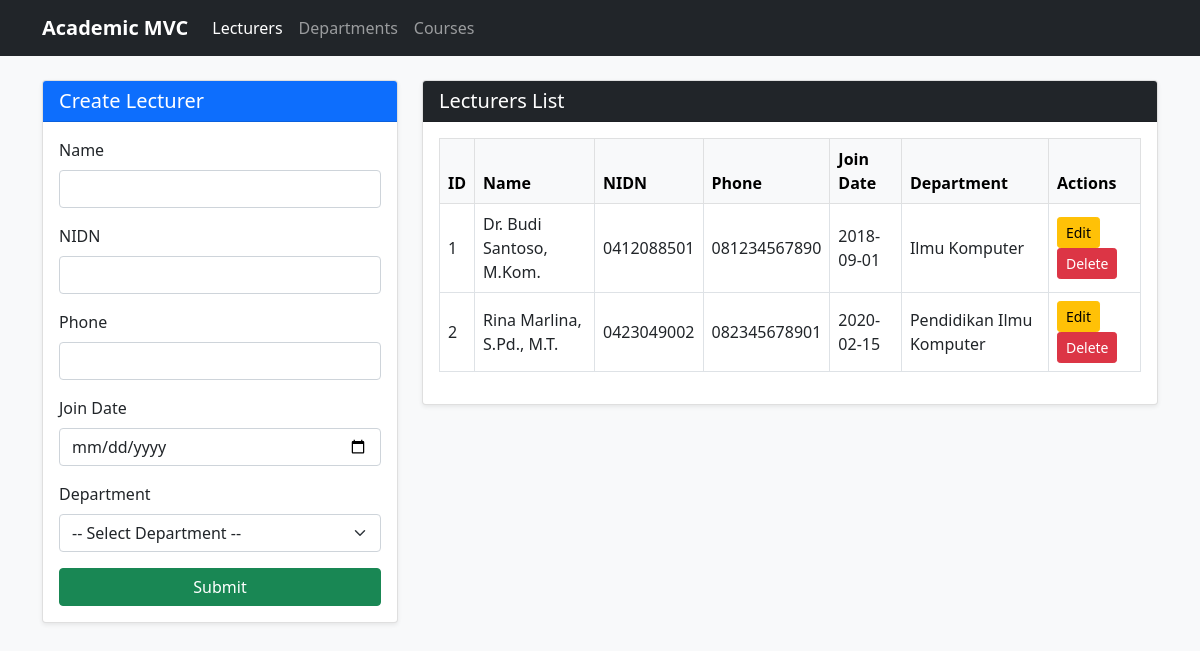
The app's page /Project/index.php with its own data.
### tables this page shows
CREATE TABLE lecturers (
    id INT AUTO_INCREMENT PRIMARY KEY,
    name VARCHAR(100) NOT NULL,
    nidn VARCHAR(30) NOT NULL,
    phone VARCHAR(20) NOT NULL,
    join_date DATE NOT NULL,
    department_id INT NOT NULL,
    CONSTRAINT fk_lecturer_department
        FOREIGN KEY (department_id) REFERENCES departments(id)
        ON DELETE CASCADE ON UPDATE CASCADE
);

CREATE TABLE departments (
    id INT AUTO_INCREMENT PRIMARY KEY,
    department_name VARCHAR(100) NOT NULL,
    faculty VARCHAR(100) NOT NULL
);

### Project/controller/LecturerController.php (called while the page is built, shortened)
<?php
require_once 'model/Lecturer.php';
class LecturerController {
    private $lecturerModel;
    public function __construct($db) {
        $this->lecturerModel = new Lecturer($db);
    }
    public function handleRequest() {
        $editData = null;
        $lecturers = $this->lecturerModel->getAll();
        $page = 'lecturers';
        include 'view/lecturers.php';
    }
}
?>

### Project/model/Lecturer.php (called while the page is built, shortened)
<?php
class Lecturer {
    private $conn;
    private $table = "lecturers";
    public function __construct($db) {
        $this->conn = $db;
    }
    public function getAll() {
        $query = "SELECT lecturers.*, departments.department_name
                  FROM " . $this->table . "
                  JOIN departments ON lecturers.department_id = departments.id
                  ORDER BY lecturers.id ASC";
        $stmt = $this->conn->prepare($query);
        $stmt->execute();
        return $stmt->fetchAll(PDO::FETCH_ASSOC);
    }
}
?>

### Project/view/lecturers.php (the view, shortened to what this page needs)
<?php include 'view/header.php'; ?>
<div class="row">
    <div class="col-md-4 mb-4">
        <div class="card shadow-sm">
            <div class="card-header <?= $editData ? 'bg-warning text-dark' : 'bg-primary text-white' ?>">
                <h5 class="mb-0"><?= $editData ? 'Edit Lecturer' : 'Create Lecturer' ?></h5>
            </div>
            <div class="card-body">
                <form method="POST" action="index.php?page=lecturers">
                    <div class="mb-3">
                        <label class="form-label">Name</label>
                        <input type="text" name="name" class="form-control" value="<?= htmlspecialchars($editData['name'] ?? '') ?>" required>
                    </div>
                    <div class="mb-3">
                        <label class="form-label">NIDN</label>
                        <input type="text" name="nidn" class="form-control" value="<?= htmlspecialchars($editData['nidn'] ?? '') ?>" required>
                    </div>
                    <div class="mb-3">
                        <label class="form-label">Phone</label>
                        <input type="text" name="phone" class="form-control" value="<?= htmlspecialchars($editData['phone'] ?? '') ?>" required>
                    </div>
                    <div class="mb-3">
                        <label class="form-label">Join Date</label>
                        <input type="date" name="join_date" class="form-control" value="<?= $editData['join_date'] ?? '' ?>" required>
                    </div>
                    <div class="mb-3">
                        <label class="form-label">Department</label>
                        <select name="department_id" class="form-select" required>
                            <option value="">-- Select Department --</option>
                        </select>
                    </div>
                    <button type="submit" class="btn btn-success w-100">
                        <?= $editData ? 'Update Lecturer' : 'Submit' ?>
                    </button>
                </form>
            </div>
        </div>
    </div>
    <div class="col-md-8">
        <div class="card shadow-sm">
            <div class="card-header bg-dark text-white">
                <h5 class="mb-0">Lecturers List</h5>
            </div>
            <div class="card-body table-responsive">
                <table class="table table-bordered table-hover align-middle">
                    <thead class="table-light">
                        <tr>
                            <th>ID</th>
                            <th>Name</th>
                            <th>NIDN</th>
                            <th>Phone</th>
                            <th>Join Date</th>
                            <th>Department</th>
                            <th>Actions</th>
                        </tr>
                    </thead>
                    <tbody>
                        <?php foreach ($lecturers as $row): ?>
                            <tr>
                                <td><?= $row['id'] ?></td>
                                <td><?= htmlspecialchars($row['name']) ?></td>
                                <td><?= htmlspecialchars($row['nidn']) ?></td>
                                <td><?= htmlspecialchars($row['phone']) ?></td>
                                <td><?= $row['join_date'] ?></td>
                                <td><?= htmlspecialchars($row['department_name']) ?></td>
                                <td>
                                    <a href="index.php?page=lecturers&action=edit&id=<?= $row['id'] ?>" class="btn btn-sm btn-warning">Edit</a>
                                    <a href="index.php?page=lecturers&action=delete&id=<?= $row['id'] ?>" class="btn btn-sm btn-danger" onclick="return confirm('Delete this lecturer?')">Delete</a>
                                </td>
                            </tr>
                        <?php endforeach; ?>
                    </tbody>
                </table>
            </div>
        </div>
    </div>
</div>
<?php include 'view/footer.php'; ?>

### Project/index.php (shortened to what this page needs)
<?php
require_once 'controller/LecturerController.php';
$database = new Database();
$db = $database->getConnection();
$page = isset($_GET['page']) ? $_GET['page'] : 'lecturers';
switch ($page) {
    case 'lecturers':
    default:
        $controller = new LecturerController($db);
        $controller->handleRequest();
        break;
}
?>

### Project/view/header.php (shortened to what this page needs)
<!doctype html>
<html lang="en">
<head>
    <link href="bootstrap.min.css" rel="stylesheet">
</head>
<body class="bg-light">
    <nav class="navbar navbar-expand-lg navbar-dark bg-dark">
        <div class="container">
            <a class="navbar-brand fw-bold" href="index.php">Academic MVC</a>
            <div class="collapse navbar-collapse" id="navbarNav">
                <ul class="navbar-nav">
                    <li class="nav-item">
                        <a class="nav-link <?= ($page === 'lecturers') ? 'active' : '' ?>" href="index.php?page=lecturers">Lecturers</a>
                    </li>
                    <li class="nav-item">
                        <a class="nav-link <?= ($page === 'departments') ? 'active' : '' ?>" href="index.php?page=departments">Departments</a>
                    </li>
                    <li class="nav-item">
                        <a class="nav-link <?= ($page === 'courses') ? 'active' : '' ?>" href="index.php?page=courses">Courses</a>
                    </li>
                </ul>
            </div>
        </div>
    </nav>
    <div class="container my-4">

### Project/view/footer.php (shortened to what this page needs)
</div>
</body>
</html>

### records on screen
lecturers: id "1", name "Dr. Budi Santoso, M.Kom.", nidn "0412088501", phone "081234567890", join_date "2018-09-01", department.department_name "Ilmu Komputer"
lecturers: id "2", name "Rina Marlina, S.Pd., M.T.", nidn "0423049002", phone "082345678901", join_date "2020-02-15", department.department_name "Pendidikan Ilmu Komputer"
